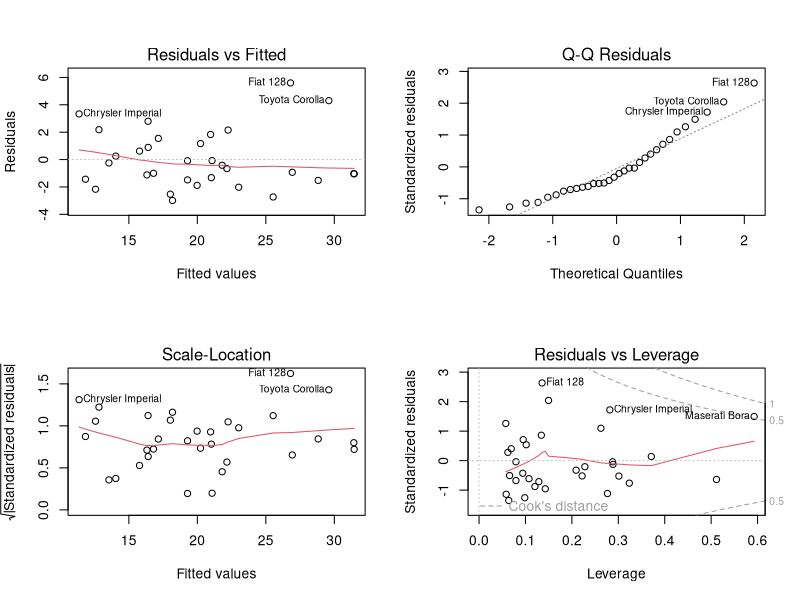
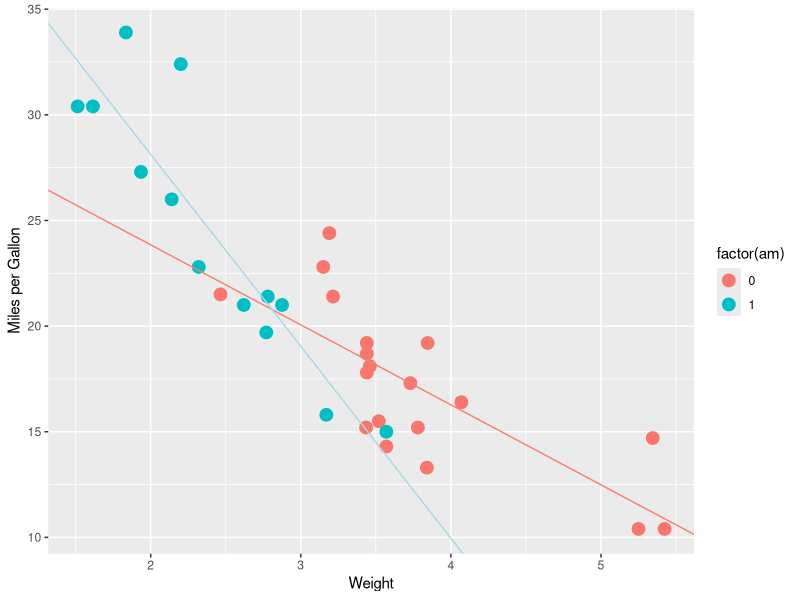
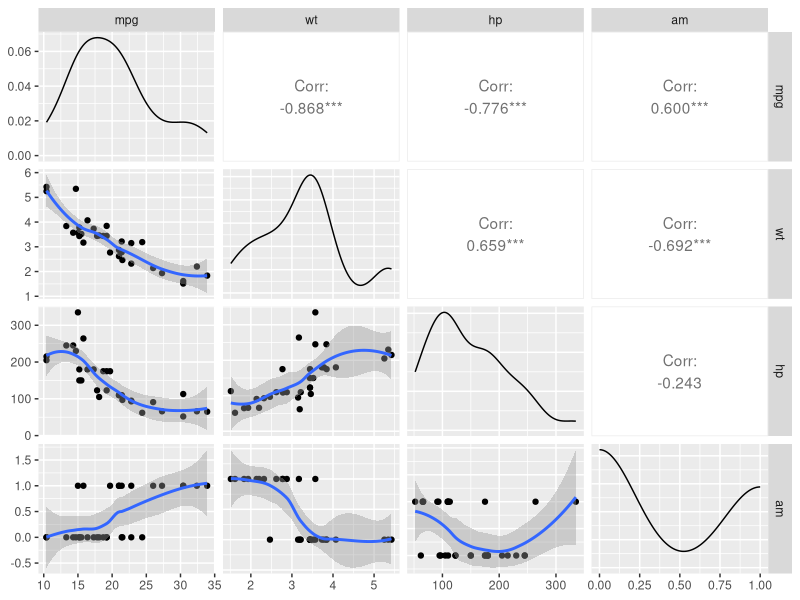

Generate these figures, in order, with R:
## ---- chunk 1
require(dplyr)
require(datasets)
require(GGally)
require(ggplot2)
knitr::opts_chunk$set(echo = TRUE)
## ---- chunk 2
fitint<-lm(mpg ~ (wt+hp) * factor(am), data = mtcars)
myresults<-data.frame()
meantable<-data.frame()
a<-cbind(mean(mtcars$wt), mean(mtcars$hp), as.integer("1"))
b<-cbind(mean(mtcars$wt), mean(mtcars$hp), as.integer("0"))
c<-cbind(quantile(mtcars$wt)[2], quantile(mtcars$hp)[2], as.integer("1"))
d<-cbind(quantile(mtcars$wt)[2], quantile(mtcars$hp)[2], as.integer("0"))
e<-cbind(quantile(mtcars$wt)[4], quantile(mtcars$hp)[4], as.integer("1"))
f<-cbind(quantile(mtcars$wt)[4], quantile(mtcars$hp)[4], as.integer("0"))
meantable<-rbind.data.frame(c, d, a, b, e, f)
colnames(meantable)<-c("wt", "hp", "am")
rownames(meantable)<-c("Q25%(1)", "Q25%(0)","Q50%(1)", "Q50%(0)","Q75%(1)", "Q75%(0)")
myresults<-predict(fitint, meantable, interval = "predict")
myresults<-cbind(meantable, myresults)
myresults<-as.data.frame(t(myresults))
rownames(myresults)[4]<- "E[MPG]"
rnames<-rownames(myresults)
myresults <- myresults %>% mutate(Dif25 = `Q25%(1)`-`Q25%(0)`)
myresults <- myresults %>% mutate(Dif50 = `Q50%(1)`-`Q50%(0)`)
myresults <- myresults %>% mutate(Dif75 = `Q75%(1)`-`Q75%(0)`)
myresults<-round(myresults, 2)
rownames(myresults)<-rnames
myresults
## ---- chunk 3
summary(lm(mpg ~ am, data = mtcars))$coefficients
## ---- chunk 4
summary(lm(mpg ~., data = mtcars))$coefficients
## ---- chunk 5
fit1 <- lm(mpg ~ am, data = mtcars)
fit3 <- update(fit1, mpg ~ am + wt)
fit5 <- update(fit3, mpg ~ am + wt + hp)
fit7 <- update(fit5, mpg ~ am + wt + hp + factor(cyl))
fit9 <- update(fit7, mpg ~ am + wt + hp + factor(cyl) + factor(gear))
fit11 <- update(fit9, mpg ~ am + wt + hp + factor(cyl) + factor(gear)+ disp + factor(vs) + qsec + factor(carb))
anova(fit1, fit3, fit5, fit7, fit9, fit11 )
## ---- chunk 6
fit<-lm(mpg ~ (wt + hp) * factor(am), data = mtcars)
summary(fit)  
## ---- chunk 7
fitint<-lm(mpg ~ (wt+hp) * factor(am), data = mtcars)
myresults<-data.frame()
meantable<-data.frame()
a<-cbind(mean(mtcars$wt), mean(mtcars$hp), as.integer("1"))
b<-cbind(mean(mtcars$wt), mean(mtcars$hp), as.integer("0"))
c<-cbind(quantile(mtcars$wt)[2], quantile(mtcars$hp)[2], as.integer("1"))
d<-cbind(quantile(mtcars$wt)[2], quantile(mtcars$hp)[2], as.integer("0"))
e<-cbind(quantile(mtcars$wt)[4], quantile(mtcars$hp)[4], as.integer("1"))
f<-cbind(quantile(mtcars$wt)[4], quantile(mtcars$hp)[4], as.integer("0"))
meantable<-rbind.data.frame(c, d, a, b, e, f)
colnames(meantable)<-c("wt", "hp", "am")
rownames(meantable)<-c("Q25%(1)", "Q25%(0)","Q50%(1)", "Q50%(0)","Q75%(1)", "Q75%(0)")
myresults<-predict(fitint, meantable, interval = "predict")
myresults<-cbind(meantable, myresults)
myresults<-as.data.frame(t(myresults))
rownames(myresults)[4]<- "E[MPG]"
rnames<-rownames(myresults)
myresults <- myresults %>% mutate(Dif25 = `Q25%(1)`-`Q25%(0)`)
myresults <- myresults %>% mutate(Dif50 = `Q50%(1)`-`Q50%(0)`)
myresults <- myresults %>% mutate(Dif75 = `Q75%(1)`-`Q75%(0)`)
myresults<-round(myresults, 2)
rownames(myresults)<-rnames
myresults
## ---- chunk 8
data(mtcars); par(mfrow = c(2, 2))
fitint<-lm(mpg ~ (wt+hp) * factor(am), data = mtcars); plot(fitint)
## ---- chunk 9
require(ggplot2)
fitint<-lm(mpg ~ wt * factor(am), data = mtcars)
s11<-coef(fitint)[2]; i11<-coef(fitint)[1]
s12<-s11 +coef(fitint)[4]; i12<-i11 + coef(fitint)[3]
g = ggplot(mtcars, aes(x = wt, y = mpg, color = factor(am)))
g1 = geom_boxplot()
g = g + geom_point(size = 3, colour = "black") + geom_point(size = 4)
g = g + xlab("Weight") + ylab("Miles per Gallon")
g = g + geom_abline(slope = s11, intercept = i11, colour = "salmon")
g = g + geom_abline(slope = s12, intercept = i12, colour = "lightblue" )
g
summary(fitint)$coef
## ---- chunk 10
my_fn<-function(data, mapping, method = "loess", ...) {
  p<-ggplot(data = data, mapping = mapping) + 
    geom_point() +
    geom_smooth(method = method, ...)
  p}

g = ggpairs(mtcars[,c("mpg", "wt", "hp", "am")], lower = list(continuous = my_fn))
g
